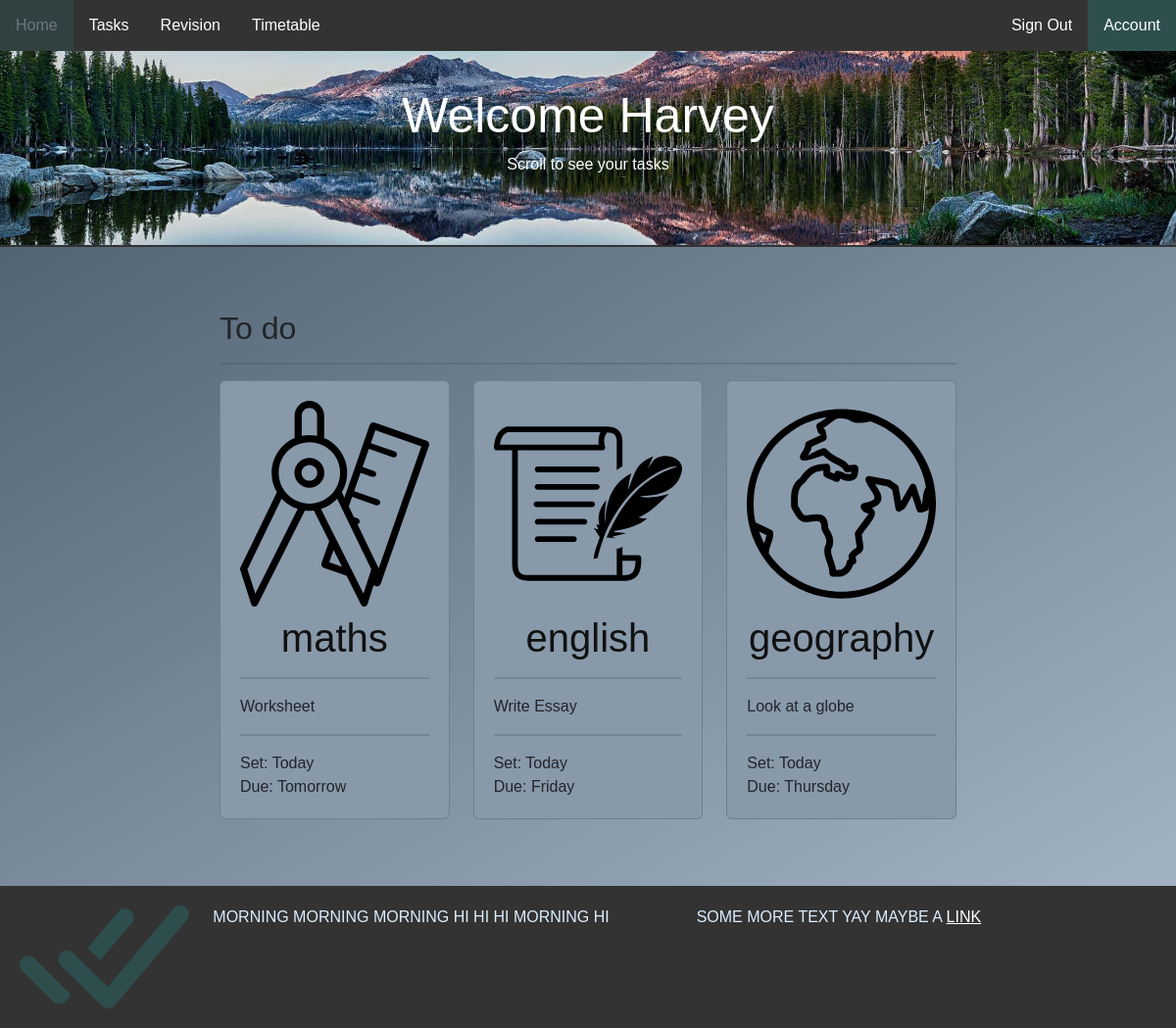
The app's page / (signed in) with its own data.
### tables this page shows
CREATE TABLE tasks (task_id INTEGER PRIMARY KEY AUTOINCREMENT NOT NULL UNIQUE, description STRING, completed BOOLEAN NOT NULL, category VARCHAR NOT NULL REFERENCES subjects (subject), due_date DATE, set_date DATE, username VARCHAR REFERENCES user_info (username) NOT NULL);

CREATE TABLE subjects (subject VARCHAR PRIMARY KEY, image_address VARCHAR);

### app.py (the view)
@app.route("/")
def index():
    if not session.get("name"):
        return redirect("/sign_in")
    name = session.get("name")
    session["tasks"] = database.get_task_by_username(session["username"])
    return render_template("home.html", user=name, tasks = session["tasks"])

### database.py (called while the page is built)
def get_task_by_username(username):
    connection = sqlite3.connect("./nea_database.db")
    cursor = connection.execute("SELECT * FROM tasks JOIN subjects ON tasks.category = subjects.subject WHERE tasks.username = ?", (username, )).fetchall()
    details = []
    for x in cursor:
        details.append(x)
    connection.commit()
    connection.close()
    return details

### templates/home.html (shortened to what this page needs)
{% extends "home_layout.html" %}
{% block body %}
    <div class="banner">
        <h1> Welcome {{user}} </h1>
        <p> Scroll to see your tasks </p>
    </div>
    <div class="page-body">
        <div class="container">
            <h2>To do</h2>
            <hr>
            <div class="row">
                {% for task in tasks %}
                    <div class="col-12 col-lg-6 col-xl-4 mb-4 foo">
                        <div class="card">
                            <img class="card-top" src="{{task[8]}}" alt="{{subject}}">
                            <div>
                                <h1><a href="/tasks/{{task[0]}}">{{task[3]}}</a></h1>
                                <hr>
                                <p>{{task[1]}}</p>
                                <hr>
                                <p>Set: {{task[5]}}</p>
                                <p>Due: {{task[4]}}</p>
                            </div>
                        </div>
                    </div>
                {% endfor %}
            </div>
        </div>
    </div>
{% endblock %}

### templates/home_layout.html (shortened to what this page needs)
<!DOCTYPE html>
<html lang="en">
    <head>
        <link rel="stylesheet" href="https://cdn.jsdelivr.net/npm/bootstrap@5.2.0/dist/css/bootstrap.min.css">
        <link rel="stylesheet" href="/static/style.css" >
    </head>
    <body>
        <nav>
            <ul>
                <li><a class="active" href="/">Home</a></li>
                <li><a href="/tasks">Tasks</a></li>
                <li><a href="/revision">Revision</a></li>
                <li><a href="/timetable">Timetable</a></li>
                <li class="right"><a class="active" href="/account">Account</a></li>
                <li class="right"><a href="/logout">Sign Out</a></li>
            </ul>
        </nav>
        <main>
            {% block body %}{% endblock %}
        </main>
        <footer>
            <div class="row">
                <div class="col-2">
                    <img src="/static/tick.svg" alt="tick">
                </div>
                <div class="col-5">
                    MORNING MORNING MORNING HI HI HI MORNING HI
                </div>
                <div class="col-5">
                    SOME MORE TEXT YAY
                    MAYBE A <a href="#">LINK</a>
                </div>
            </div>
        </footer>
    </body>
</html>

### static/style.css (style rules this page uses)
html { min-height:100%; }
body { background:linear-gradient(150deg, #445566, #AABBCC); background-repeat: no-repeat; background-position:bottom; background-size: cover; font-family:'Franklin Gothic Medium', 'Arial Narrow', Arial, sans-serif; }
footer { background-color: #333; color: #DDEEFF; padding: 20px; width: 100%; }
footer img { filter: invert(25%) sepia(38%) saturate(363%) hue-rotate(131deg) brightness(98%) contrast(95%); }
a:not(nav ul li a) { color: white; }
.banner { background-image: url(/static/background.jpg); background-repeat: no-repeat; background-position: center top; background-size: cover; border-bottom: 2px solid #333; text-align: center; height: 200px; padding: 3%; color: white; }
.banner h1 { font-size:50px; }
nav { background-color: black; }
nav ul { list-style-type: none; margin: 0; padding: 0; overflow: hidden; background-color: #333; }
nav ul li { float: left; }
nav ul li a { display: block; color: white; text-align: center; padding: 14px 16px; text-decoration: none; }
nav ul li a.active { background-color: #2F4F4F; }
nav ul li.right { float:right; }
.page-body { text-align: center; margin-right: auto; margin-left: auto; margin-top: 20px; max-width: 70%; padding: 20px; }
.page-body h2 { text-align: left; }
.page-body hr { background-color: #2F4F4F; height: 2px; border: 0px; }
.page-body a { color: #111; text-decoration: none; }
.card { background-color: #8899AA; height: 100%; padding: 20px; }
.card h1 { margin-top: 8px; margin-bottom: 8px; }
.card p { margin: 0px; }
.card-top { height: 70%; }
.card p { text-align: left; }
.container { padding: 24px; }

### records on screen
tasks: image_address (picture), category "maths", description "Worksheet", set_date "Today", due_date "Tomorrow"
tasks: image_address (picture), category "english", description "Write Essay", set_date "Today", due_date "Friday"
tasks: image_address (picture), category "geography", description "Look at a globe", set_date "Today", due_date "Thursday"

### other values on screen
{{ user }} "Harvey"
